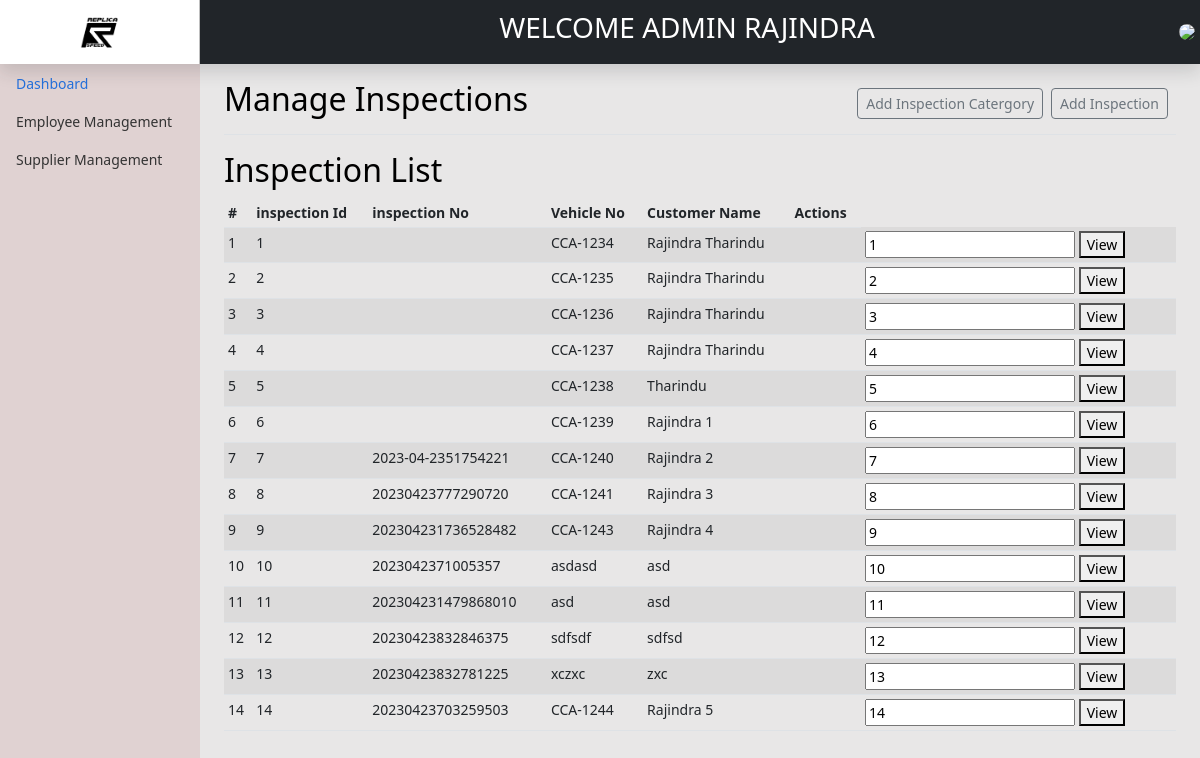
/backend/inspection/viewInspectionList.php (signed in), run on an earlier commit of the app's database.
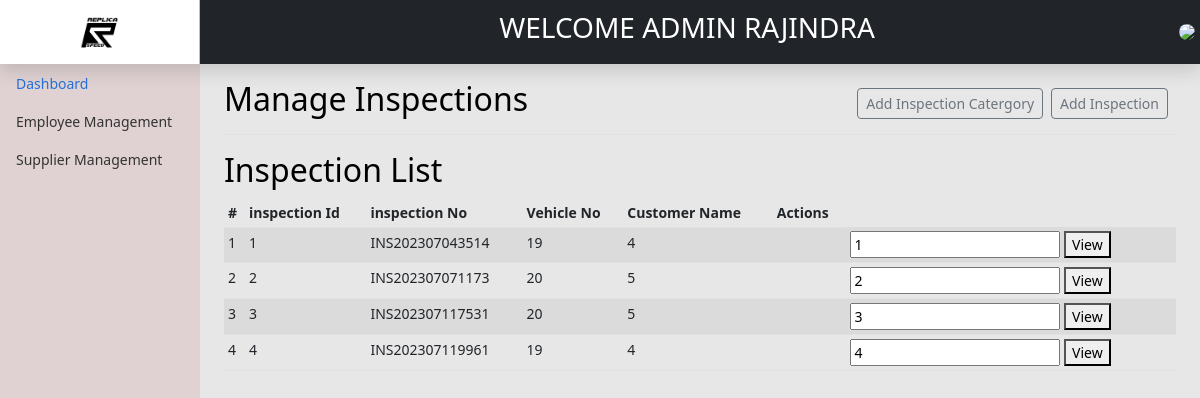
And on a later commit of the database.
### tables this page shows
CREATE TABLE IF NOT EXISTS `inspections` (
  `InspectionId` int(11) NOT NULL AUTO_INCREMENT,
  `InspectionNo` varchar(255) NOT NULL,
  `VehicleNo` varchar(255) NOT NULL,
  `CustomerName` varchar(255) NOT NULL,
  `Millege` varchar(255) NOT NULL,
  `FuelType` varchar(255) DEFAULT NULL,
  `inspectionNotes` varchar(255) DEFAULT NULL,
  `Status` int(1) NOT NULL,
  `AddUser` int(11) NOT NULL,
  `AddDate` date NOT NULL,
  `UpdateUser` int(11) DEFAULT NULL,
  `UpdateDate` date DEFAULT NULL,
  PRIMARY KEY (`InspectionId`)
);

### backend/inspection/viewInspectionList.php (the view, shortened to what this page needs)
<?php include'../header.php'; ?>
<main class="col-md-9 ms-sm-auto col-lg-10 px-md-4">
    <div
        class="d-flex justify-content-between flex-wrap flex-md-nowrap align-items-center pt-3 pb-2 mb-3 border-bottom">
        <h1 class="h2">Manage Inspections</h1>
        <div class="btn-toolbar mb-2 mb-md-0">
            <div class="btn-group me-2">
                <a href="addInspectionCatergory.php" class="btn btn-sm btn-outline-secondary">Add Inspection Catergory</a>
            </div>
            <div class="btn-group me-2">
                <a href="addInspectionItem.php" class="btn btn-sm btn-outline-secondary">Add Inspection</a>
            </div>
        </div>
    </div>
    <h2>Inspection List</h2>
    <div class="table-responsive">
        <?php
        $db = dbconn();
        $sql = "SELECT * FROM inspections";
        $result = $db->query($sql);
        ?>
        <table class="table table-striped table-sm">
            <thead>
                <tr>
                    <th scope="col">#</th>
                    <th scope="col">inspection Id</th>
                    <th scope="col">inspection No</th>
                    <th scope="col">Vehicle No</th>
                    <th scope="col">Customer Name</th>
                    <th>Actions</th>
                </tr>
            </thead>
            <tbody>
                <?php
                if ($result->num_rows > 0) {
                    $n = 1;
                    while ($row = $result->fetch_assoc()) {
                        ?>
                        <tr>
                            <td><?= $n ?></td>
                            <td><?= $row['InspectionId'] ?></td>
                            <td><?= $row['InspectionNo'] ?></td>
                            <td><?= $row['VehicleNo'] ?></td>
                            <td><?= $row['CustomerName'] ?></td>
                            <td>
                            <td>
                                <form method='post' action="InspectionReport.php">
                                    <input type="text" name="InspectionId" value="<?= $row['InspectionId'] ?>">
                                    <button type="submit" name="action" value="view">View</button>
                                </form>
                            </td>
                            </td>
                        </tr>
                        <?php
                        $n++;
                    }
                }
                ?>
            </tbody>
        </table>
    </div>
</main>
<?php include'../footer.php'; ?>

What changed in the data, as far as the page shows it:
removed inspections: InspectionId "5", VehicleNo "CCA-1238", CustomerName "Tharindu"
removed inspections: InspectionId "6", VehicleNo "CCA-1239", CustomerName "Rajindra 1"
removed inspections: InspectionId "7", InspectionNo "2023-04-2351754221", VehicleNo "CCA-1240", CustomerName "Rajindra 2"
removed inspections: InspectionId "8", InspectionNo "20230423777290720", VehicleNo "CCA-1241", CustomerName "Rajindra 3"
removed inspections: InspectionId "9", InspectionNo "202304231736528482", VehicleNo "CCA-1243", CustomerName "Rajindra 4"
removed inspections: InspectionId "10", InspectionNo "2023042371005357", VehicleNo "asdasd", CustomerName "asd"
removed inspections: InspectionId "11", InspectionNo "202304231479868010", VehicleNo "asd", CustomerName "asd"
removed inspections: InspectionId "12", InspectionNo "20230423832846375", VehicleNo "sdfsdf", CustomerName "sdfsd"
removed inspections: InspectionId "13", InspectionNo "20230423832781225", VehicleNo "xczxc", CustomerName "zxc"
removed inspections: InspectionId "14", InspectionNo "20230423703259503", VehicleNo "CCA-1244", CustomerName "Rajindra 5"
changed inspections id 1: InspectionNo (not shown) → "INS202307043514"; VehicleNo "CCA-1234" → "19"; CustomerName "Rajindra Tharindu" → "4"
changed inspections id 2: InspectionNo (not shown) → "INS202307071173"; VehicleNo "CCA-1235" → "20"; CustomerName "Rajindra Tharindu" → "5"
changed inspections id 3: InspectionNo (not shown) → "INS202307117531"; VehicleNo "CCA-1236" → "20"; CustomerName "Rajindra Tharindu" → "5"
changed inspections id 4: InspectionNo (not shown) → "INS202307119961"; VehicleNo "CCA-1237" → "19"; CustomerName "Rajindra Tharindu" → "4"
